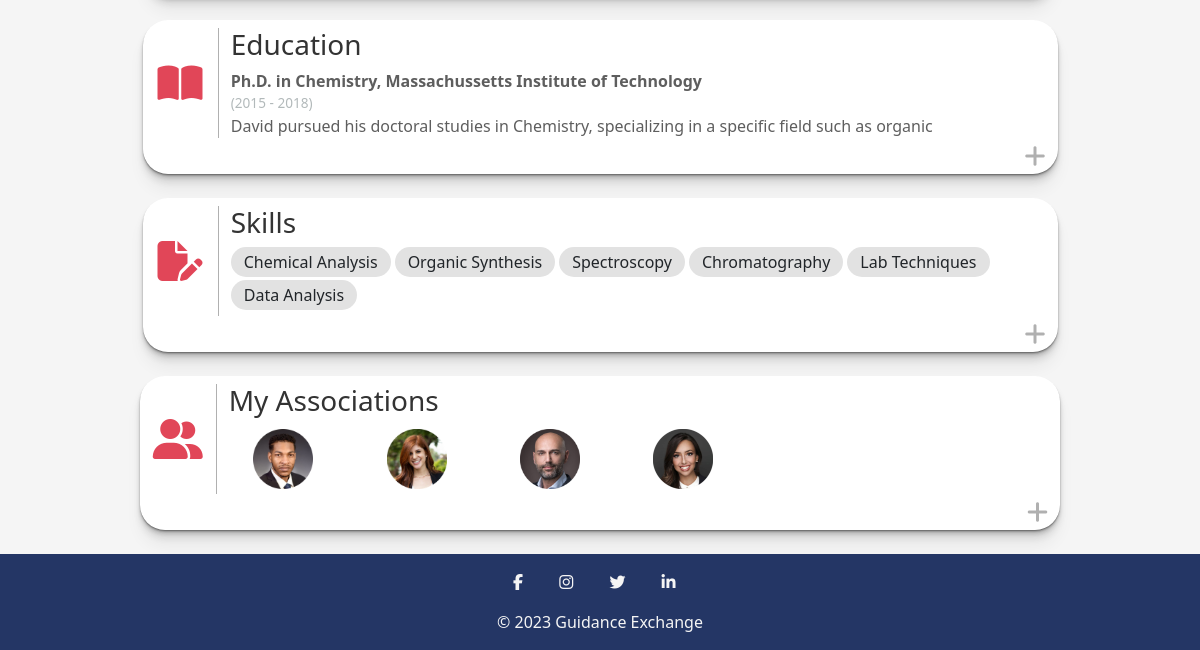
Before: /profile.php?profileID=1 (signed in, lower part) with the older database file.
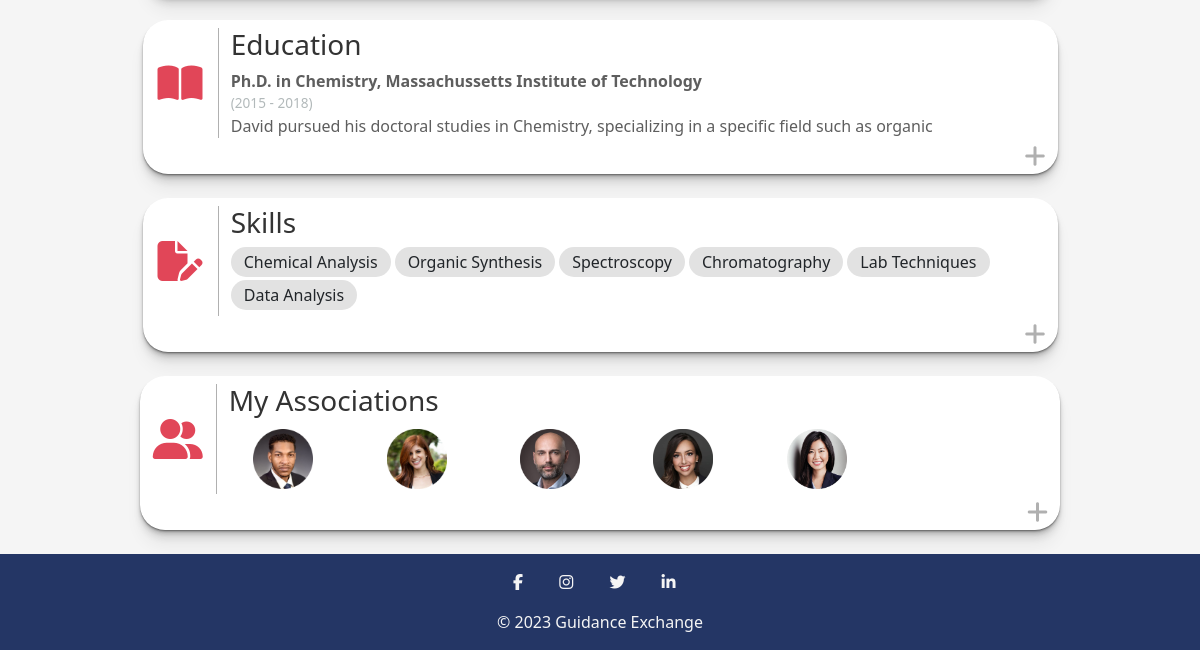
After: the same page with the newer database file.
### tables this page shows
CREATE TABLE UserData_t (
  UserID INT(9) NOT NULL,
  FirstName VARCHAR(255) NOT NULL,
  LastName VARCHAR(255) NOT NULL,
  ProfilePicture VARCHAR(255),
  ProfilePictureBorder VARCHAR(255),
  ProfilePictureBackground VARCHAR(255),
  MentorStatus BOOL NOT NULL,
  Rating INT(1),
  LocationCity VARCHAR(255),
  LocationState VARCHAR(255),
  Facebook VARCHAR(255),
  Twitter VARCHAR(255),
  Instagram VARCHAR(255),
  LinkedIn VARCHAR(255),
  Mentoring LONGTEXT,
  AboutMe LONGTEXT,
  WorkTitle VARCHAR(255),
  WorkLocation VARCHAR(255),
  WorkStartDate DATE,
  WorkEndDate DATE,
  WorkDescription LONGTEXT,
  EducationDegree VARCHAR(255),
  EducationLocation VARCHAR(255),
  EducationStartDate DATE,
  EducationEndDate DATE,
  EducationDescription LONGTEXT,
  Associations VARCHAR(255),
  CONSTRAINT UserData_t_PK PRIMARY KEY (UserID),
  CONSTRAINT UserData_t_FK1 FOREIGN KEY (UserID) REFERENCES Auth_t(UserID)
);

### profile.php (the view, shortened to what this page needs)
<!DOCTYPE html>
<html lang="en">
<head>
  <link href="assets/fontawesome/css/fontawesome.css" rel="stylesheet">
  <link href="assets/fontawesome/css/brands.css" rel="stylesheet">
  <link href="assets/fontawesome/css/solid.css" rel="stylesheet">
  <link href="assets/bootstrap/css/bootstrap.min.css" rel="stylesheet" />
  <link rel="stylesheet" href="css/profile.css" />
  <link rel="stylesheet" href="css/main.css" />
</head>
  <?php
  include('includes/session.inc.php');
  $profileID = $_GET['profileID'];
  ?>
<body>
  <?php
  $sql = "SELECT * FROM `UserData_t` WHERE `UserID` = $profileID";
  $result = mysqli_query($con, $sql);
  while ($profile = mysqli_fetch_assoc($result)) {
    $workLocation = $profile['WorkLocation'];
    $educationDegree = $profile['EducationDegree'];
    $educationDegreeArray = explode(";", $educationDegree ?? '');
    $educationLocation = $profile['EducationLocation'];
    $educationLocationArray = explode(";", $educationLocation ?? '');
    $educationStartDate = $profile['EducationStartDate'];
    $educationStartDateArray = explode(";", $educationStartDate ?? '');
    $educationEndDate = $profile['EducationEndDate'];
    $educationEndDateArray = explode(";", $educationEndDate ?? '');
    $educationDescription = $profile['EducationDescription'];
    $educationDescriptionArray = explode(";", $educationDescription ?? '');
    $associations = $profile['Associations'];
    $associationsArray = explode(";", $associations ?? '');
  }
  $skillsSql = "SELECT * FROM `Qualifications_t` WHERE `UserID` = $profileID";
  $skillsResult = mysqli_query($con, $skillsSql);
  $skillsArray = array();
  while ($qualifications = mysqli_fetch_assoc($skillsResult)) {
    $skillsArray[] = $qualifications['SkillID'];
  }
  if ($skillsArray != null) {
    $qualificationsSql = "SELECT `skillName` FROM `skills_t` WHERE `skillID` IN (" . implode(',', $skillsArray) . ")";
    $qualificationsResult = mysqli_query($con, $qualificationsSql);
    $skillNames = array();
    while ($row = mysqli_fetch_assoc($qualificationsResult)) {
      $skillNames[] = $row['skillName'];
    }
  }
  echo '<section class="content-section pt-4">';
  if ($workLocation != null) {
    echo '<div class="container-fluid pb-4">';
    echo '<div class="row align-items-start profile-section pt-2">';
    echo '<div class="col-12 text-end">';
    echo '<div class="open-link">';
    echo '</div></div></div></div>';
  }
  if ($educationLocation != null) {
    echo '<div class="container-fluid pb-4">';
    echo '<div class="row align-items-start profile-section pt-2">';
    echo '<div class="col-1 d-flex align-items-center justify-content-center profile-icon">';
    echo '<i class="fa-solid fa-book-open"></i>';
    echo '</div>';
    echo '<div class="col-11 profile-wrap">';
    echo '<h3>Education</h3>';
    foreach ($educationLocationArray as $location) {
      $el = 0;
      echo '<p class="mb-0"><strong>' . $educationDegreeArray[$el] . ', ' . $location . '</strong></p>';
      if ($educationEndDateArray[$el] != null) {
        echo '<p class="profile-date mb-0">(' . date_format(date_create($educationStartDateArray[$el]), "Y") . ' - ' . date_format(date_create($educationEndDateArray[$el]), "Y") . ')</p>';
      } else {
        echo '<p class="profile-date mb-0">(' . date_format(date_create($educationStartDateArray[$el]), "Y") . ' - )</p>';
      }
      echo '<p>' . $educationDescriptionArray[$el] . '</p>';
    }
    echo '</div>';
    echo '<div class="col-12 text-end">';
    echo '<div class="open-link">';
    echo '<div class="expand-btn"><i class="fa-solid fa-plus"></i></div>';
    echo '</div></div></div></div>';
  }
  if ($skillNames != null) {
    echo '<div class="container-fluid pb-4">';
    echo '<div class="row align-items-start profile-section pt-2">';
    echo '<div class="col-1 d-flex align-items-center justify-content-center profile-icon">';
    echo '<i class="fa-solid fa-file-pen"></i>';
    echo '</div>';
    echo '<div class="col-11 profile-wrap">';
    echo '<h3>Skills</h3>';
    echo '<div>';
    foreach ($skillNames as $value) {
      echo '<a class="btn profile-skill me-1" href="#" role="button">' . $value . '</a>';
    }
    echo '</div>';
    echo '</div>';
    echo '<div class="col-12 text-end">';
    echo '<div class="open-link">';
    echo '<div class="expand-btn"><i class="fa-solid fa-plus"></i></div>';
    echo '</div></div></div></div>';
  }
  if ($associations != null) {
    echo '<div class="container-fluid pb-4">';
    echo '<div class="row align-items-start profile-section pt-2">';
    echo '<div class="col-1 d-flex align-items-center justify-content-center profile-icon">';
    echo '<i class="fa-solid fa-user-group"></i>';
    echo '</div>';
    echo '<div class="col-11 profile-wrap">';
    echo '<h3>My Associations</h3>';
    echo '<div class="row pt-1">';
    include('includes/connect.inc.php');
    foreach ($associationsArray as $value) {
      $associationSql = "SELECT `FirstName`,`LastName`,`ProfilePicture` FROM `userdata_t` WHERE `UserID`=$value";
      $associationResult = mysqli_query($con, $associationSql);
      while ($profileAssociation = mysqli_fetch_assoc($associationResult)) {
        $associationFirstName = $profileAssociation['FirstName'];
        $associationLastName = $profileAssociation['LastName'];
        $associationProfilePicture = $profileAssociation['ProfilePicture'];
      }
      echo '<div class="col-2 d-flex align-items center justify-content-center">';
      echo '<a href="profile.php?profileID=' . $value . '"><img class="association-photo" src="upload/' . $associationProfilePicture . '" alt="' . $associationFirstName . ' ' . $associationLastName . ' Profile Photo"></a>';
      echo '</div>';
    }
    echo '</div>';
    echo '</div>';
    echo '<div class="col-12 text-end">';
    echo '<div class="open-link">';
    echo '<div class="expand-btn"><i class="fa-solid fa-plus"></i></div>';
    echo '</div></div></div></div>';
  }
  echo '</section>';
  ?>
</body>
<footer>
  <nav class="navbar">
    <div class="mx-auto">
      <div class="my-3">
        <a href="https://www.facebook.com/" class="mx-3"><i class="fa fa-facebook"></i></a>
        <a href="https://www.instagram.com/" class="mx-3"><i class="fa fa-instagram"></i></a>
        <a href="https://www.twitter.com/" class="mx-3"><i class="fa fa-twitter"></i></a>
        <a href="https://www.linkedin.com" class="mx-3"><i class="fa fa-linkedin"></i></a>
      </div>
      <div class="footer-text text-center pb-3">© 2023 Guidance Exchange</div>
    </div>
  </nav>
</footer>
</html>

### css/profile.css (style rules this page uses)
.content-section .container-fluid { display: flex; align-items: center; justify-content: center; }
.profile-section { background-color: #ffffff; border-radius: 25px; box-shadow: 0 1px 1px rgba(0, 0, 0, 0.25), 0 2px 2px rgba(0, 0, 0, 0.2), 0 4px 4px rgba(0, 0, 0, 0.15), 0 8px 8px rgba(0, 0, 0, 0.1), 0 16px 16px rgba(0, 0, 0, 0.05); }
.profile-wrap { height: 110px; width: 50rem; overflow: hidden; }
.profile-wrap h3 { color: #333; }
.profile-wrap p { color: #5e5e5e; font-size: 1rem; }
.profile-icon { height: 110px; border-right: #b0b0b0 1px solid; color: #e14658; font-size: 2.5rem; }
.open-link { display: block; color: #b0b0b0; font-size: 1.5rem; }
.expand-btn { cursor: pointer; }
p.profile-date { font-size: 0.85rem; color: #b2b9ba; }
.profile-skill { background-color: #e2e2e2; border-radius: 50px; padding-top: 2px; padding-bottom: 2px; margin-bottom: 3px; }
.association-photo { width: 60px; height: auto; }

### css/main.css (style rules this page uses)
nav { background-color: #243665; }
nav i { color: #f5f5f5; }
.navbar { --bs-navbar-padding-y: 0; }
body { background-color: #f5f5f5; }
footer i { color: #f5f5f5; }
.footer-text { color: #f5f5f5; }

Changed rows visible on the page:
added userdata_t: ProfilePicture (picture), shown under "My Associations"
